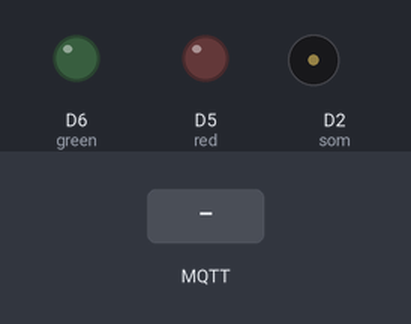
A sketch run on a simulated ESP8266 (NodeMCU). Shown: output pins drawn as LEDs (lit = HIGH), buzzer (waves = sounding). The inputs (shaded band) are chosen by the test bench. WiFi joins after 1.5 s; servers stay silent unless stated; no MQTT or app messages arrive unless stated; what the sketch prints to the serial monitor is not drawn.

Above: at 7.7 s.
7.8 s: MQTT message "VERMELHO" arrives on the first subscribed topic
At 8.6 s:
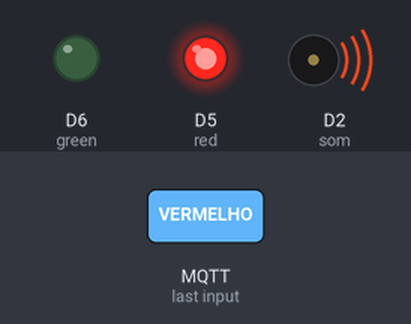
10.8 s: MQTT message "AMARELO" arrives on the first subscribed topic
At 13.0 s:
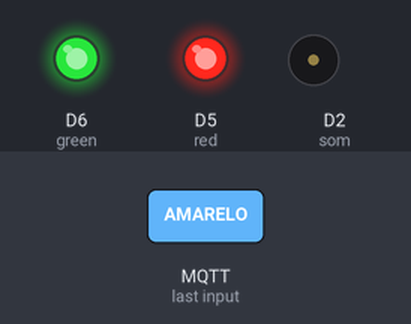
13.3 s: MQTT message "VERDE" arrives on the first subscribed topic
At 14.3 s:
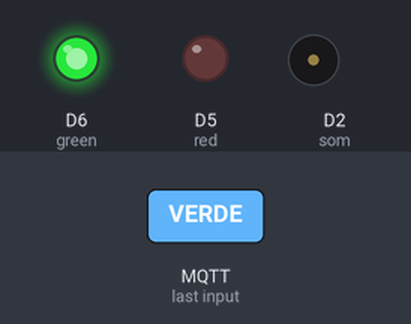
Timing chart, 0 to 16.3 s (numbered marks = the images above; inputs shaded):
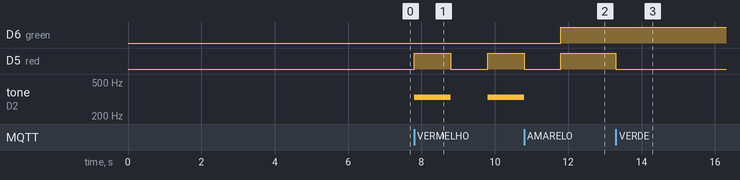

The sketch:

ProgramacaoAlerta.ino
```cpp
//////////////// VARIAVEIS A SER EDITADAS ////////////////

// WIFI
const char* SSID = "Lucas"; // SSID / nome da rede WI-FI que deseja se conectar
const char* PASSWORD = "matheus66"; // Senha da rede WI-FI que deseja se conectar

// MQTT
const char* BROKER_MQTT = "34.199.31.113"; //URL do broker MQTT que se deseja utilizar
int BROKER_PORT = 1883; // Porta do Broker MQTT

//PARTE LUCAS - DISPOSITIVO DE SENSORES
#include "Ultrasonic.h" //INCLUSÃO DA BIBLIOTECA NECESSÁRIA PARA FUNCIONAMENTO DO CÓDIGO

///////////////////////////////////////////////////////////////////////////////////////////////////////////////////////////////////////////////////////////
//////////////// VARIAVEIS A SER EDITADAS ////////////////

int red = D5; //PINO UTILIZADO PARA O LED VERMELHO
int green = D6; //PINO UTILIZADO PARA O LED VERDE
int som = 4; //PINO UTILIZADO PARA O BUZZER
String statusInscrito; //VARIAVEL QUE ARMAZENA O STATUS RECEBIDO NO TOPICO INSCRITO

///////////////////////////////////////////////////////////////////////////////////////////////////////////////////////////////////////////////////////////
//////////////// VARIAVEIS E DEFINIÇÕES PARA UTILIZAR O PROTOCOLO MQTT ////////////////
//Autor: Fábio Henrique Cabrini

#include <ESP8266WiFi.h> // Importa a Biblioteca ESP8266WiFi
#include <PubSubClient.h> // Importa a Biblioteca PubSubClient

//defines:
//defines de id mqtt e tópicos para publicação e subscribe
#define TOPICO_SUBSCRIBE "/iot/sensor001/attrs/s"     //tópico MQTT de escuta - RESULTADO DO STATUS DE PERICULOSIDADE


                                                   //IMPORTANTE: recomendamos fortemente alterar os nomes
                                                   //            desses tópicos. Caso contrário, há grandes
                                                   //            chances de você controlar e monitorar o NodeMCU
                                                   //            de outra pessoa.
#define ID_MQTT  "helixAlerta"     //id mqtt (para identificação de sessão)
                               //IMPORTANTE: este deve ser único no broker (ou seja,
                               //            se um client MQTT tentar entrar com o mesmo
                               //            id de outro já conectado ao broker, o broker
                               //            irá fechar a conexão de um deles).


//defines - mapeamento de pinos do NodeMCU
#define D0    16
#define D1    5
#define D2    4
#define D3    0
#define D4    2
#define D5    14
#define D6    12
#define D7    13
#define D8    15
#define D9    3
#define D10   1


//Variáveis e objetos globais
WiFiClient espClient; // Cria o objeto espClient
PubSubClient MQTT(espClient); // Instancia o Cliente MQTT passando o objeto espClient


//Prototypes
void initSerial();
void initWiFi();
void initMQTT();
void reconectWiFi();
void mqtt_callback(char* topic, byte* payload, unsigned int length);
void VerificaConexoesWiFIEMQTT(void);
void InitOutput(void);

///////////////////////////////////////////////////////////////////////////////////////////////////////////////////////////////////////////////////////////
//////////////// FUNÇÕES DO MQTT ////////////////

//Função: inicializa comunicação serial com baudrate 115200 (para fins de monitorar no terminal serial
//        o que está acontecendo.
//Parâmetros: nenhum
//Retorno: nenhum
void initSerial()
{
    Serial.begin(115200);
}

//Função: inicializa e conecta-se na rede WI-FI desejada
//Parâmetros: nenhum
//Retorno: nenhum
void initWiFi()
{
    delay(10);
    Serial.println("------Conexao WI-FI------");
    Serial.print("Conectando-se na rede: ");
    Serial.println(SSID);
    Serial.println("Aguarde");

    reconectWiFi();
}

//Função: inicializa parâmetros de conexão MQTT(endereço do
//        broker, porta e seta função de callback)
//Parâmetros: nenhum
//Retorno: nenhum
void initMQTT()
{
    MQTT.setServer(BROKER_MQTT, BROKER_PORT);   //informa qual broker e porta deve ser conectado
    MQTT.setCallback(mqtt_callback);            //atribui função de callback (função chamada quando qualquer informação de um dos tópicos subescritos chega)
}

//Função: função de callback
//        esta função é chamada toda vez que uma informação de
//        um dos tópicos subescritos chega)
//Parâmetros: nenhum
//Retorno: nenhum
void mqtt_callback(char* topic, byte* payload, unsigned int length)
{
    String msg;

    //obtem a string do payload recebido
    for(int i = 0; i < length; i++)
    {
       char c = (char)payload[i];
       msg += c;
    }

    //toma ação dependendo da string recebida:
    if (msg.equals("VERMELHO"))
    {
            statusInscrito = "VERMELHO";
    }

    if (msg.equals("AMARELO"))
    {
        statusInscrito = "AMARELO";

    }

    //verifica se deve colocar nivel alto de tensão na saída D0:
    if (msg.equals("VERDE"))
    {
        statusInscrito = "VERDE";
    }
}

//Função: reconecta-se ao broker MQTT (caso ainda não esteja conectado ou em caso de a conexão cair)
//        em caso de sucesso na conexão ou reconexão, o subscribe dos tópicos é refeito.
//Parâmetros: nenhum
//Retorno: nenhum
void reconnectMQTT()
{
    while (!MQTT.connected())
    {
        Serial.print("* Tentando se conectar ao Broker MQTT: ");
        Serial.println(BROKER_MQTT);
        if (MQTT.connect(ID_MQTT))
        {
            Serial.println("Conectado com sucesso ao broker MQTT!");
            MQTT.subscribe(TOPICO_SUBSCRIBE);
        }
        else
        {
            Serial.println("Falha ao reconectar no broker.");
            Serial.println("Havera nova tentatica de conexao em 2s");
            delay(2000);
        }
    }
}

//Função: reconecta-se ao WiFi
//Parâmetros: nenhum
//Retorno: nenhum
void reconectWiFi()
{
    //se já está conectado a rede WI-FI, nada é feito.
    //Caso contrário, são efetuadas tentativas de conexão
    if (WiFi.status() == WL_CONNECTED)
        return;

    WiFi.begin(SSID, PASSWORD); // Conecta na rede WI-FI

    while (WiFi.status() != WL_CONNECTED)
    {
        delay(100);
        Serial.print(".");
    }

    Serial.println();
    Serial.print("Conectado com sucesso na rede ");
    Serial.print(SSID);
    Serial.println("IP obtido: ");
    Serial.println(WiFi.localIP());
}

//Função: verifica o estado das conexões WiFI e ao broker MQTT.
//        Em caso de desconexão (qualquer uma das duas), a conexão
//        é refeita.
//Parâmetros: nenhum
//Retorno: nenhum
void VerificaConexoesWiFIEMQTT(void)
{
    if (!MQTT.connected())
        reconnectMQTT(); //se não há conexão com o Broker, a conexão é refeita

     reconectWiFi(); //se não há conexão com o WiFI, a conexão é refeita
}


///////////////////////////////////////////////////////////////////////////////////////////////////////////////////////////////////////////////////////////
//////////////// SETUP E VOID EM LOOP ////////////////

void setup()
{
  //VOID SETUP LUCAS
  pinMode(red, OUTPUT);
  pinMode(green, OUTPUT);
  pinMode(som, OUTPUT);

    //inicializações:
    initSerial();
    initWiFi();
    initMQTT();
    delay(5000);
}

//programa principal
void loop()
{
    //keep-alive da comunicação com broker MQTT
    MQTT.loop();

    VerificaConexoesWiFIEMQTT();

    //toma ação dependendo da string recebida:
    if (statusInscrito.equals("VERMELHO"))
    {
            digitalWrite(green, LOW);
            digitalWrite(red, HIGH);
            tone(som, 330); //MI
            delay(1000);
            digitalWrite(red, LOW);
            noTone(som);
            delay(1000);

    }


    if (statusInscrito.equals("AMARELO"))
    {
        digitalWrite(green, HIGH);
        digitalWrite(red, HIGH);
    }

    //verifica se deve colocar nivel alto de tensão na saída D0:
    if (statusInscrito.equals("VERDE"))
    {
        digitalWrite(green, HIGH);
        digitalWrite(red, LOW);
    }
}
```

Measured:
- after the input at 7.8 s, D5 (red): LOW → HIGH at once, → LOW 1.0 s later, → HIGH 1.0 s later; tone on D2 (som): silent → 330 Hz at once, → silent 1.0 s later, → 330 Hz 1.0 s later
- after the input at 10.8 s, D6 (green): LOW → HIGH after 1.0 s; D5 (red): goes on until 11.8 s, then stays HIGH; tone on D2 (som): goes on until 10.8 s, then stays silent
- after the input at 13.3 s, D5 (red): HIGH → LOW at once
